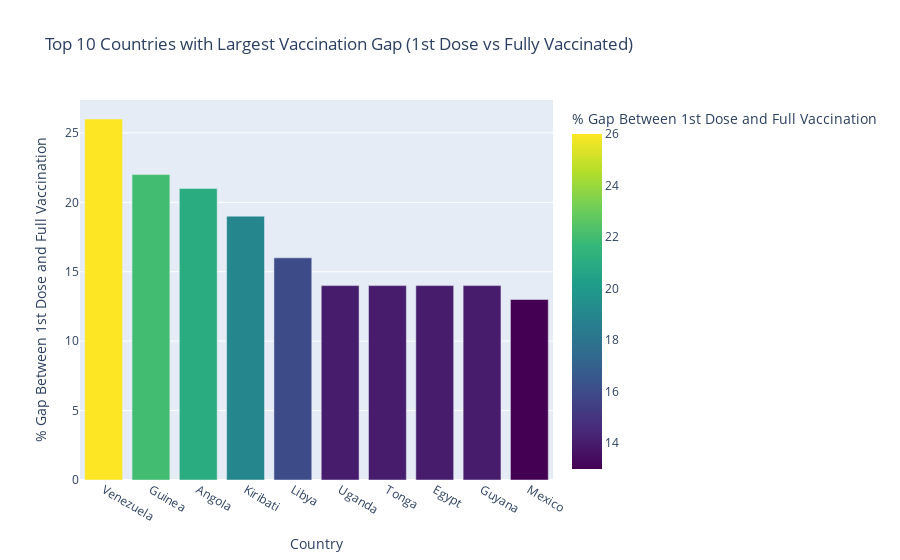

Here is the notebook cell this chart was saved with:
### Code cell
df1['Gap'] = df1['% of population vaccinated'] - df1['% of population fully vaccinated']

# Sort and take top 10 countries with the largest gap
top_gap = df1.sort_values('Gap', ascending=False).head(10)

# Plot the bar chart
fig = px.bar(top_gap, x='Country', y='Gap',title='Top 10 Countries with Largest Vaccination Gap (1st Dose vs Fully Vaccinated)',
color='Gap',color_continuous_scale='viridis',labels={'Gap': '% Gap Between 1st Dose and Full Vaccination'})

fig.show()

fig.write_image("bar_chart.png")

display(Image("bar_chart.png"))

### Figure 1 — Plotly figure (JSON) as saved in the notebook; plotly's stock layout.template omitted (floating-point values rounded to 4 significant figures)
{"data": [{"hovertemplate": "Country=%{x}<br>% Gap Between 1st Dose and Full Vaccination=%{marker.color}<extra></extra>", "legendgroup": "", "marker": {"color": [26.0, 22.0, 21.0, 19.0, 16.0, 14.0, 14.0, 14.0, 14.0, 13.0], "coloraxis": "coloraxis", "pattern": {"shape": ""}}, "name": "", "orientation": "v", "showlegend": false, "textposition": "auto", "type": "bar", "x": ["Venezuela", "Guinea", "Angola", "Kiribati", "Libya", "Uganda", "Tonga", "Egypt", "Guyana", "Mexico"], "xaxis": "x", "y": [26.0, 22.0, 21.0, 19.0, 16.0, 14.0, 14.0, 14.0, 14.0, 13.0], "yaxis": "y"}], "layout": {"barmode": "relative", "coloraxis": {"colorbar": {"title": {"text": "% Gap Between 1st Dose and Full Vaccination"}}, "colorscale": [[0, "#440154"], [0.1111, "#482878"], [0.2222, "#3e4989"], [0.3333, "#31688e"], [0.4444, "#26828e"], [0.5556, "#1f9e89"], [0.6667, "#35b779"], [0.7778, "#6ece58"], [0.8889, "#b5de2b"], [1, "#fde725"]]}, "legend": {"tracegroupgap": 0}, "title": {"text": "Top 10 Countries with Largest Vaccination Gap (1st Dose vs Fully Vaccinated)"}, "xaxis": {"anchor": "y", "domain": [0, 1], "title": {"text": "Country"}}, "yaxis": {"anchor": "x", "domain": [0, 1], "title": {"text": "% Gap Between 1st Dose and Full Vaccination"}}}}
